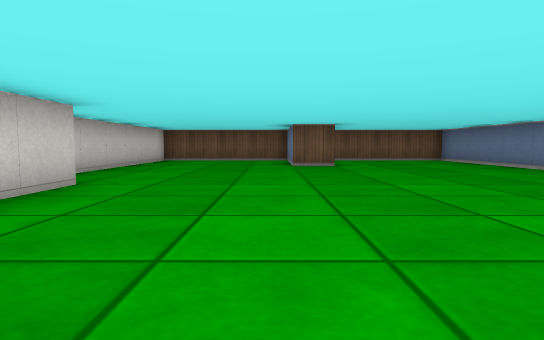
view 1 (above)

17 first-person views from a walk through a cub3D ray-caster map. The camera is about half as high as the walls, tilts 4° down and sees 75° across. The floor is counted in squares. Each view is taken from the middle of a square. On the plan, view 1 faces up. The plan holds only what a view shows up to about 9 squares ahead; the rest is blank.

view 2
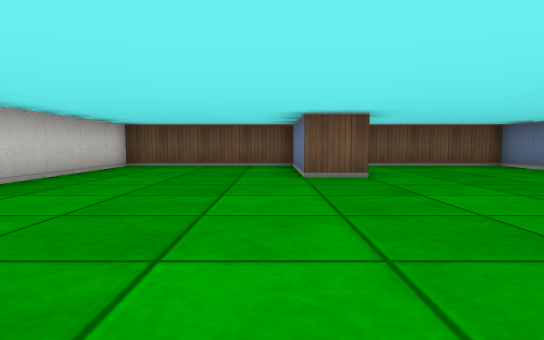

view 3
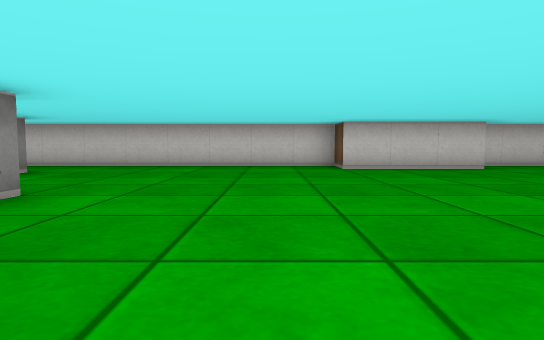

view 4
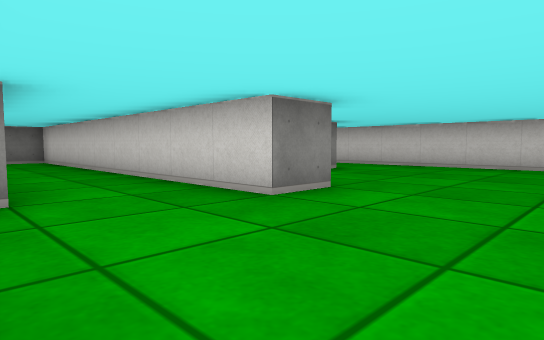

view 5
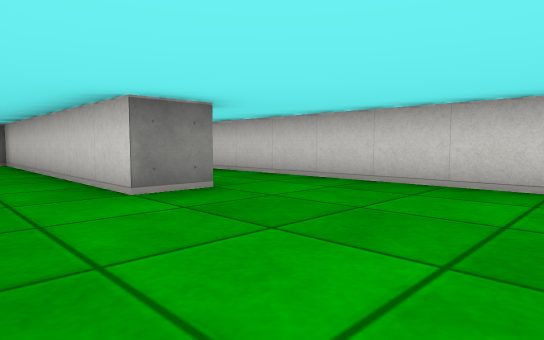

view 6
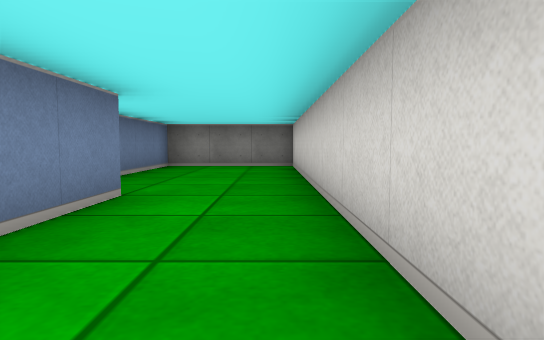

view 7
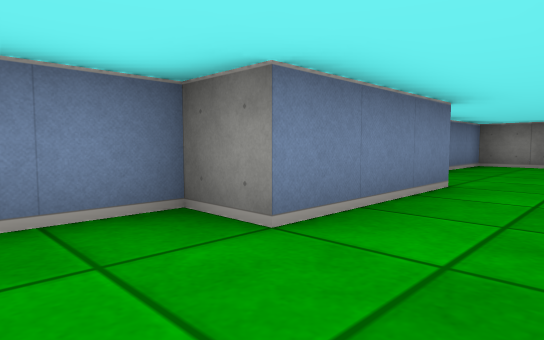

view 8
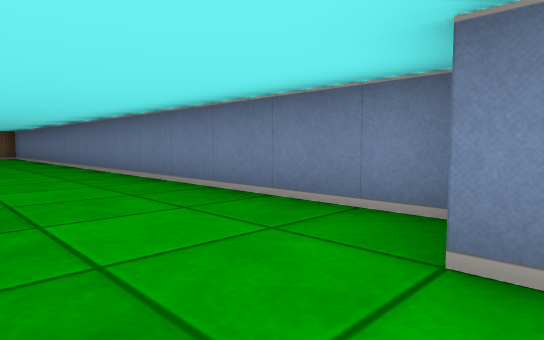

view 9
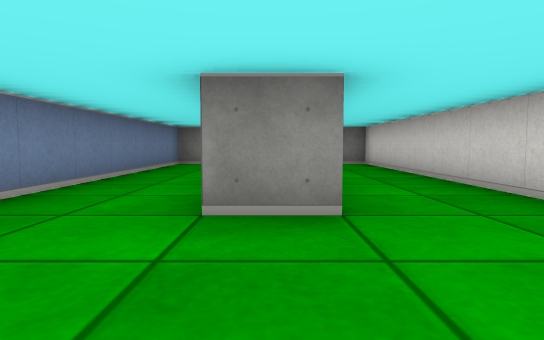

view 10
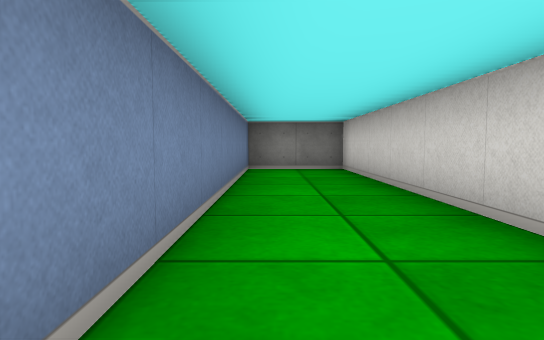

view 11
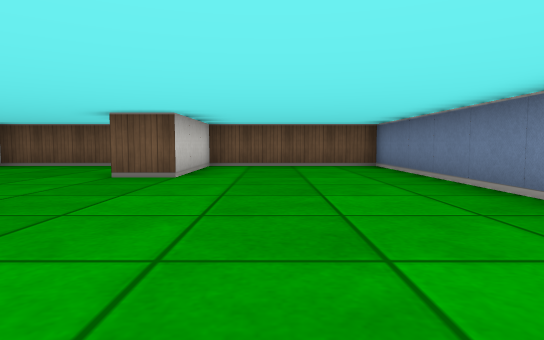

view 12
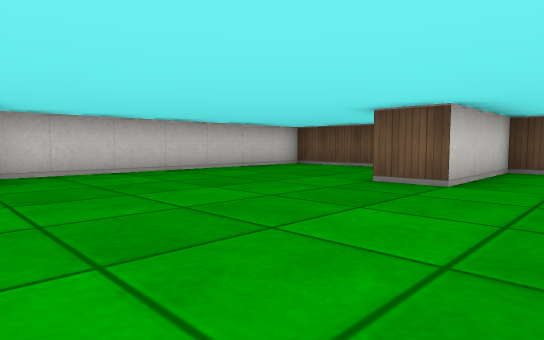

view 13
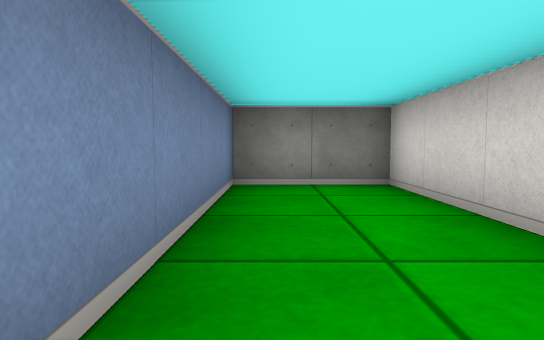

view 14
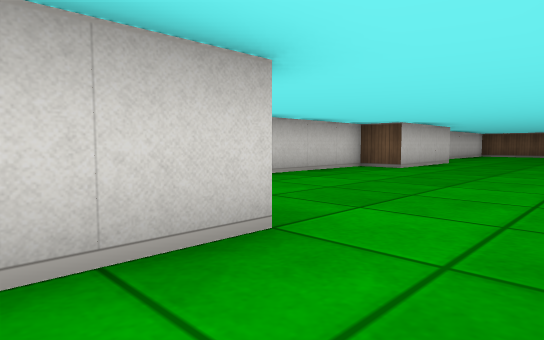

view 15
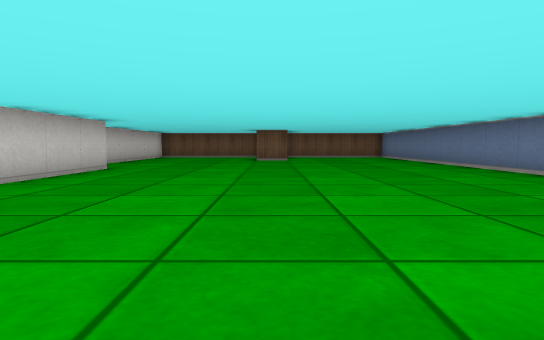

view 16
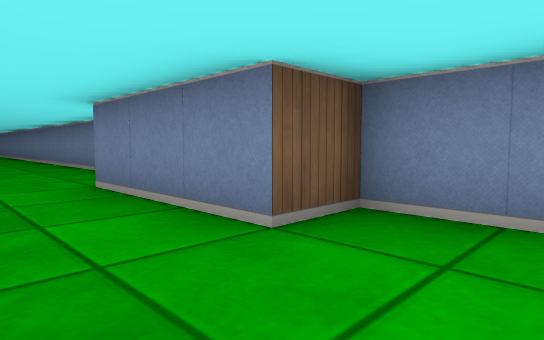

view 17
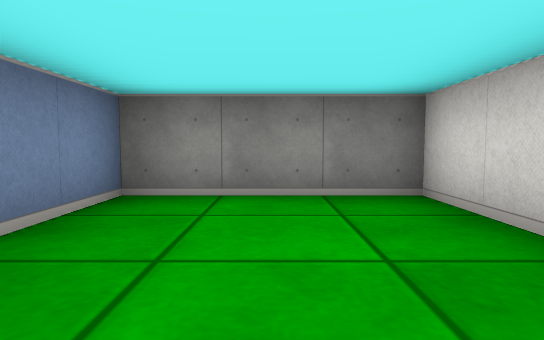

### Floor plan
Points are (right, up) in squares from view 1. A wall is a line through its corners. A room is listed if a view was taken in it or the views show most of it. See-through windows are left out.
Room 1 (views 1, 2, 3, 4, 5, 6, 7, 8, 9, 10, 11, 12, 13, 14, 15, 16, 17)
walls: (1.4, -2.5) (2.5, -2.5) (2.5, -11.5) (5.5, -11.5) (5.5, -6.5) (4.5, -6.5) (4.5, -3.5) (5.5, -3.5) (5.5, 11.5) (1.5, 11.5) (1.5, 8.5) (0.5, 8.5) (0.5, 11.5) (-3.5, 11.5) (-3.5, 4.8); (-2.5, 4.6) (-2.5, 1.5) (-3.5, 1.5) (-3.5, -11.5) (-1.5, -11.5) (-1.5, -4.5) (-0.5, -4.5) (-0.5, -11.5) (1.5, -11.5) (1.5, -5.1)

Positions as (right, up) in squares from view 1, and headings:
1: (0, 0), facing up
2: (0, 3), facing up
3: (5, 0), facing left
4: (5, 0), facing down-left
5: (1, -1), facing down-left
6: (3, -3), facing down
7: (3, -2), facing down-right
8: (3, -4), facing up-right
9: (-1, -2), facing down
10: (-2, -4), facing down
11: (3, 3), facing up
12: (3, 4), facing up-left
13: (1, -7), facing down
14: (1, -6), facing up-left
15: (1, -3), facing up
16: (3, -8), facing up-right
17: (4, -8), facing down
